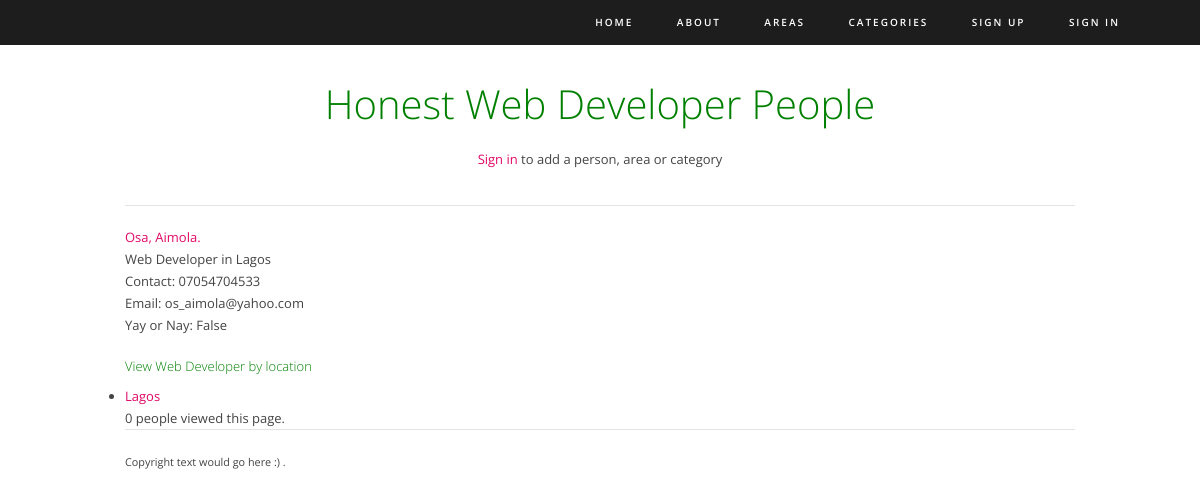
Screenshot of /honest/category/web-developer/ with the database file from the repository.
### honest/models.py (models this page shows, shortened)
class Category(models.Model):
    category = models.CharField(max_length=100, unique=True, default='General',
                                help_text="Category of Service Provided")
    views = models.IntegerField(default=0)
    slug = models.SlugField()
    def __str__(self):
        return self.category

class Person(models.Model):
    service = models.ForeignKey(Category, on_delete=models.PROTECT, related_name='service', help_text='Service')
    location = models.ForeignKey(Area, on_delete=models.PROTECT, related_name='location', help_text='Location (state)')
    first_name = models.CharField(max_length=60, help_text='First name')
    last_name = models.CharField(max_length=60, help_text='Last name (surname)')
    phone_number = models.CharField(max_length=14, validators=[
        MinLengthValidator(11, message='phone number must be 11 - 14 characters long')], help_text="phone number 11"
                                                                                                   "- 14 digits allowed")
    email = models.EmailField(max_length=150, blank=True, help_text='Valid email address')
    date_added = models.DateField(auto_now_add=True)
    views = models.IntegerField(default=0)
    upvotes = models.IntegerField(default=0)
    downvotes = models.IntegerField(default=0)
    rating = models.FloatField(default=0)
    def vote_positive(self):
        return self.upvotes > self.downvotes

class Area(models.Model):
    state = models.CharField(max_length=100, unique=True, default='Nigeria')
    views = models.IntegerField(default=0)
    slug = models.SlugField()
    """ commented out, states are unique and cant have multiple areas
    area = models.CharField(max_length=100, unique=True, null=True)
    """
    def __str__(self):
        return self.state

### honest/views.py (the view)
# urls.py: path('category/<str:category_slug>/', views.category, name='category'),
def category(request, category_slug):
    context = {}
    try:
        category = Category.objects.get(slug=category_slug)
        context['category_name'] = category.category
        people = Person.objects.filter(service=category)
        context['people'] = people
        context['category'] = category
        areas = []
        for person in people:
            if person.location not in areas:
                areas.append(person.location)
        context['areas'] = areas
    except Category.DoesNotExist:
        pass
    return render(request, 'honest/category.html', context)

### honest/templates/honest/category.html (shortened to what this page needs)
{% extends 'honest/themedbase.html' %}
{% block intro_block %}
    <h1> Honest {{category.category}} People</h1>
    {% if user.is_authenticated %}
        <div class="one-third first"><a href="{% url 'honest:add_person' %}">Add a person</a></div>
        <div class="one-third"><a href="{% url 'honest:add_area' %}">Add an area</a></div>
        <div class="one-third"><a href="{% url 'honest:add_category' %}">Add a category</a></div>
    {% else %}
        <p><a href="{% url 'auth_login' %}">Sign in</a> to add a person, area or category</p>
    {% endif %}
{% endblock %}
{% block body_block %}
{% if category %}
    {% if people %}
        {% for person in people %}
<a href="{% url 'honest:person' person.location person.service person.id %}">{{person.first_name}}, {{person.last_name}}.</a>
            <br>{{person.service}} in {{person.location}}
            <br>Contact: {{person.phone_number}}
            <br>Email: {{person.email}}
            <br>Yay or Nay: {{person.vote_positive}}
            <br><br>
        {% endfor %}
        <h2>View {{category.category}} by location</h2>
        <ul>
            {% for  area in areas %}
            <li><a href="/honest/{{area.slug}}/{{category.slug}}/">{{area.state}}</a> </li>
            {% endfor %}
        </ul>
    {% else %}
        No Honest People Offer This Service Yet :(
        <br><br>
    {% endif %}
    {{category.views}} people viewed this page.
{% else %}
    No matching category found.
{% endif %}
{% endblock %}

### static/honest/themedstyle.css (style rules this page uses)
html, body, div, span, applet, object, iframe, h1, h2, h3, h4, h5, h6, p, blockquote, pre, a, abbr, acronym, address, big, cite, code, del, dfn, em, img, ins, kbd, q, s, samp, small, strike, strong, sub, sup, tt, var, b, u, i, center, dl, dt, dd, ol, ul, li, fieldset, form, label, legend, table, caption, tbody, tfoot, thead, tr, th, td, article, aside, canvas, details, figcaption, figure, footer, header, hgroup, menu, nav, section, summary, time, mark, audio, video { margin:0; padding:0 }
h1, h2, h3, h4, h5, h6 { font-size:100%; font-weight:normal }
body { font-family:"Open Sans", sans-serif; font-size:13px; line-height:22px; color:#444444; padding:0; }
a, a:link { color:#e00966; text-decoration:none; }
h1, h2, h3, h4, h5, h6, p { margin-bottom:10px; }
h1, h2, h3, h4, h5, h6 { color:green; font-weight:300; }
h1 { font-size:30px; line-height:1.7em; }
h2 { line-height:1.3em; }
#main-content .text-intro h1 { font-size:40px; color:green; text-align:center; }
#main-content .text-intro p { text-align:center; }

### rows the page displays
Category: category "Web Developer", views "0"
Person: first_name "Osa", last_name "Aimola", service "Web Developer", location "Lagos", phone_number "07054704533", email "os_aimola@yahoo.com", vote_positive "False"
Area: state "Lagos"
